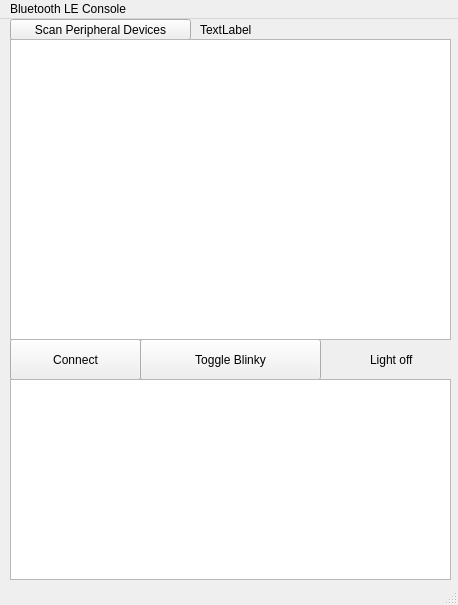
<?xml version="1.0" encoding="UTF-8"?>
<ui version="4.0">
 <class>MainWindow</class>
 <widget class="QMainWindow" name="MainWindow">
  <property name="geometry">
   <rect>
    <x>0</x>
    <y>0</y>
    <width>458</width>
    <height>605</height>
   </rect>
  </property>
  <property name="windowTitle">
   <string>MainWindow</string>
  </property>
  <widget class="QWidget" name="centralwidget">
   <widget class="QPushButton" name="pushButtonBleConnect">
    <property name="geometry">
     <rect>
      <x>10</x>
      <y>320</y>
      <width>131</width>
      <height>41</height>
     </rect>
    </property>
    <property name="text">
     <string>Connect</string>
    </property>
   </widget>
   <widget class="QLabel" name="labelStatus">
    <property name="geometry">
     <rect>
      <x>370</x>
      <y>330</y>
      <width>81</width>
      <height>21</height>
     </rect>
    </property>
    <property name="text">
     <string>Light off</string>
    </property>
   </widget>
   <widget class="QPushButton" name="pushButtonToggle">
    <property name="geometry">
     <rect>
      <x>140</x>
      <y>320</y>
      <width>181</width>
      <height>41</height>
     </rect>
    </property>
    <property name="text">
     <string>Toggle Blinky</string>
    </property>
   </widget>
   <widget class="QPushButton" name="pushButtonScan">
    <property name="geometry">
     <rect>
      <x>10</x>
      <y>0</y>
      <width>181</width>
      <height>21</height>
     </rect>
    </property>
    <property name="text">
     <string>Scan Peripheral Devices</string>
    </property>
   </widget>
   <widget class="QListWidget" name="listWidgetBleDevices">
    <property name="geometry">
     <rect>
      <x>10</x>
      <y>20</y>
      <width>441</width>
      <height>301</height>
     </rect>
    </property>
   </widget>
   <widget class="QLabel" name="labelBleConnectionStatus">
    <property name="geometry">
     <rect>
      <x>200</x>
      <y>0</y>
      <width>251</width>
      <height>21</height>
     </rect>
    </property>
    <property name="text">
     <string>TextLabel</string>
    </property>
   </widget>
   <widget class="QTextBrowser" name="textBrowserDeviceAttributes">
    <property name="geometry">
     <rect>
      <x>10</x>
      <y>360</y>
      <width>441</width>
      <height>201</height>
     </rect>
    </property>
   </widget>
  </widget>
  <widget class="QMenuBar" name="menubar">
   <property name="geometry">
    <rect>
     <x>0</x>
     <y>0</y>
     <width>458</width>
     <height>22</height>
    </rect>
   </property>
   <widget class="QMenu" name="menuBluetooth_LE_Console">
    <property name="title">
     <string>Bluetooth LE Console</string>
    </property>
   </widget>
   <addaction name="menuBluetooth_LE_Console"/>
  </widget>
  <widget class="QStatusBar" name="statusbar"/>
 </widget>
 <resources/>
 <connections/>
</ui>
